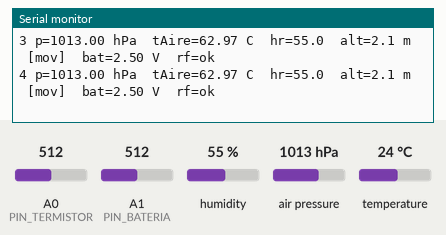
The sketch below on a simulated Arduino Uno, built with avr-gcc and run on an emulated ATmega328P. Parts: the last lines printed to the serial monitor. The inputs (shaded band) are chosen by the test bench; at power-on: humidity 55 %, A0 (PIN_TERMISTOR) = 512, A1 (PIN_BATERIA) = 512, air pressure 1013 hPa, temperature 24 °C. No radio packets arrive unless stated.

Above: at 1.3 s.
1.4 s: humidity set to 22 %
At 3.0 s:
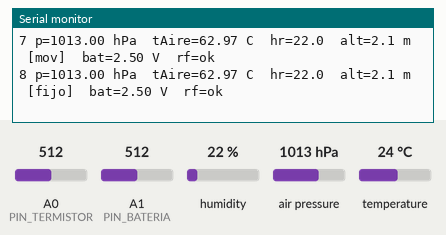
5.7 s: A0 (PIN_TERMISTOR) set to 716
At 7.1 s:
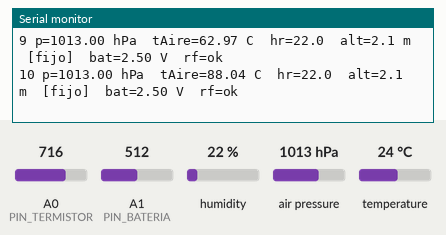
7.3 s: A1 (PIN_BATERIA) set to 716
At 8.7 s:
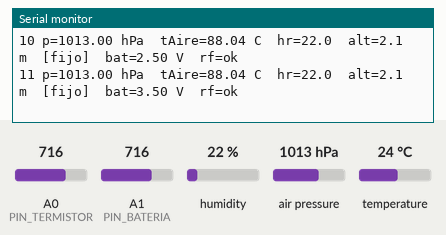
8.9 s: air pressure set to 952 hPa
At 10.44 s:
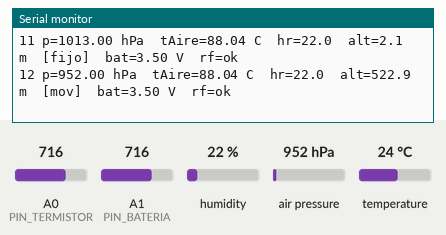
10.5 s: A0 (PIN_TERMISTOR) set to 992
At 10.69 s:
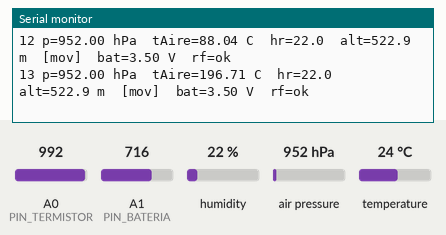
12.1 s: A1 (PIN_BATERIA) set to 992
At 12.9 s:
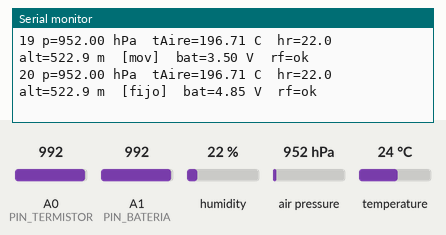
Timing chart, 0 to 14.7 s (numbered marks = the images above; inputs shaded):
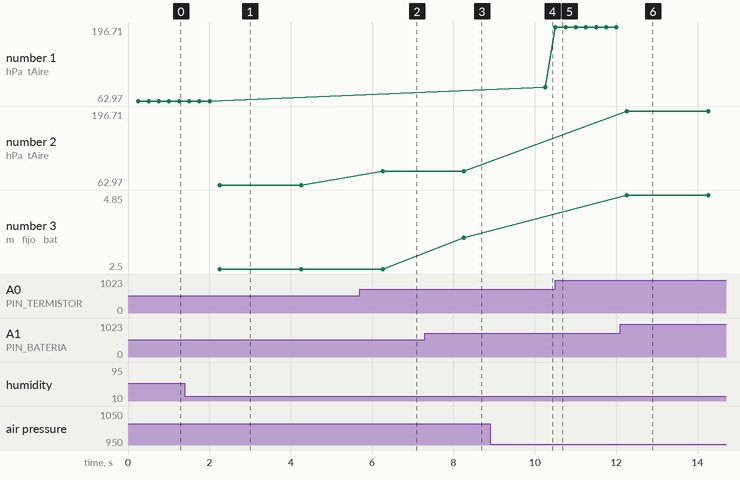

The sketch:

cansat_emisor.ino
```cpp
/*
 * El Ojo de Tlaloc - CanSat (emisor)
 * NASA Space Apps Challenge 2026
 *
 * Lee presion, temperatura y (si hay sensor) humedad, y los manda por
 * nRF24L01 a la estacion de tierra.
 *
 * QUE CAMBIA RESPECTO AL CODIGO ORIGINAL
 * --------------------------------------
 * La compensacion del BMP180 ya no se calcula a mano. En el monitor serial
 * del vuelo anterior se veia "Pres= 150.40 KPa, Alt= -3460.00 m.s.n.m.", que
 * es imposible: al nivel del mar son ~101.3 kPa. El sensor respondia, lo que
 * fallaba era la aritmetica de compensacion, que tenia cuatro problemas
 * clasicos (ver firmware/README.md). Ahora la hace la libreria oficial.
 *
 * Tambien soporta BME280 ademas de BMP180. Esa es la mejora mas barata del
 * proyecto: mismo bus, mismo tamano, casi el mismo precio, y agrega HUMEDAD.
 * Sin humedad no hay rocio, ni agua precipitable, ni LCL, ni CAPE, o sea el
 * 80% de lo que el modelo sabe hacer con un perfil vertical.
 *
 * CONEXIONES
 *   BMP180 / BME280 (I2C)   SDA -> A4,  SCL -> A5,  VCC -> 3.3V
 *   Termistor 47k           A0, con resistor de 10k 1% a GND (divisor)
 *   Medicion de bateria     A1
 *   nRF24L01+               CE -> D9, CSN -> D10, SCK -> D13,
 *                           MOSI -> D11, MISO -> D12, VCC -> 3.3V
 *
 * El nRF24L01+PA+LNA necesita 3.3 V con buena corriente de pico: el AMS1117
 * del kit sirve, pero hay que ponerle un capacitor de 10 uF lo mas cerca
 * posible del modulo o el radio se reinicia al transmitir.
 */

#include <SPI.h>
#include <Wire.h>
#include <RF24.h>
#include <Adafruit_BMP085.h>
#include <Adafruit_BME280.h>

// --- configuracion ---------------------------------------------------------

#define PIN_CE            9
#define PIN_CSN          10
#define PIN_TERMISTOR    A0
#define PIN_BATERIA      A1

// Divisor del termistor: 47k NTC arriba, 10k al 1% abajo.
const float TERMISTOR_R_NOMINAL   = 47000.0;  // ohms a 25 C
const float TERMISTOR_T_NOMINAL   = 25.0;     // grados C
const float TERMISTOR_BETA        = 4090.0;   // coeficiente beta del kit
const float TERMISTOR_R_SERIE     = 10000.0;  // el resistor de 10k 1%

// Divisor para medir la bateria de 9 V hacia un ADC de 5 V.
// Si no hay divisor, deja FACTOR en 1.0 y no conectes 9 V al ADC: lo quema.
const float BATERIA_FACTOR        = 1.0;

const uint8_t  CANAL_RF           = 76;       // lejos del wifi de 2.4 GHz
const float    PRESION_NIVEL_MAR  = 1013.25;  // hPa, referencia de altitud

/*
 * MUESTREO ADAPTATIVO
 *
 * Todavia no esta decidido que va a sostener la capsula ni cuanto tiempo
 * tiene que aguantar. En vez de elegir un periodo fijo y equivocarse, el
 * firmware mira si la presion esta cambiando y se ajusta solo:
 *
 *   se esta MOVIENDO (sube o baja)  -> muestreo rapido: es un PERFIL y cada
 *                                      muestra es una altura distinta, asi
 *                                      que aqui es donde hay que gastar
 *                                      bateria y ancho de banda
 *   esta QUIETO a altura fija       -> muestreo lento: es una serie en el
 *                                      tiempo, y 10 muestras por segundo del
 *                                      mismo punto no agregan informacion,
 *                                      solo vacian la pila
 *
 * Con esto el mismo codigo sirve para globo cautivo, globo libre, dron o
 * cohete con paracaidas, y en todos aprovecha la bateria donde importa.
 * El umbral son 0.08 hPa entre muestras, que a nivel del mar es menos de un
 * metro: suficiente para distinguir movimiento real del ruido del sensor.
 */
const unsigned long PERIODO_RAPIDO_MS = 250;   // ascenso o descenso
const unsigned long PERIODO_LENTO_MS  = 2000;  // estacionario
const float UMBRAL_MOVIMIENTO_HPA     = 0.08;
const uint8_t MUESTRAS_PARA_QUIETO    = 8;     // seguidas sin moverse

byte direcciones[][6] = {"1Node", "2Node"};

// --- estado ---------------------------------------------------------------

RF24 radio(PIN_CE, PIN_CSN);
Adafruit_BMP085 bmp180;
Adafruit_BME280 bme280;

bool hay_bme280 = false;
bool hay_bmp180 = false;

/*
 * Paquete de telemetria. El nRF24L01 manda hasta 32 bytes por paquete:
 * 7 floats = 28 bytes, mas 2 de contador y 1 de banderas = 31. Cabe justo.
 *
 * Mandar humedad como NAN cuando no hay sensor es deliberado: asi la estacion
 * de tierra distingue "no hay dato" de "humedad cero", que son cosas muy
 * distintas y confundirlas arruinaria el calculo de rocio.
 */
struct Telemetria {
  float presion_hpa;
  float temp_sensor_c;    // del barometro (mide su propio encapsulado)
  float temp_aire_c;      // del termistor externo: esta es la buena
  float humedad_rel;      // NAN si no hay BME280
  float altitud_m;
  float voltaje_v;
  float segundos;
  uint16_t contador;
  uint8_t banderas;       // b0 humedad, b1 barometro, b2 en movimiento
};

Telemetria paquete;
uint16_t contador = 0;

// Estado del muestreo adaptativo.
float presion_anterior = NAN;
uint8_t muestras_quieto = 0;
bool en_movimiento = true;    // se arranca rapido hasta saber que pasa
unsigned long periodo_ms = PERIODO_RAPIDO_MS;

// --- sensores --------------------------------------------------------------

void actualizar_ritmo();   // prototipo: se usa antes de definirse

/*
 * Temperatura del termistor por la ecuacion beta.
 *
 *   1/T = 1/T0 + (1/beta) ln(R/R0)
 *
 * El divisor tiene el NTC arriba y el resistor fijo abajo, asi que la
 * resistencia del NTC se despeja de la lectura del ADC.
 */
float leer_termistor() {
  int lectura = analogRead(PIN_TERMISTOR);
  if (lectura <= 0 || lectura >= 1023) {
    return NAN;   // divisor abierto o en corto: mejor nada que un numero falso
  }
  float r_ntc = TERMISTOR_R_SERIE * (1023.0 / (float)lectura - 1.0);
  float inv_t = 1.0 / (TERMISTOR_T_NOMINAL + 273.15)
              + (1.0 / TERMISTOR_BETA) * log(r_ntc / TERMISTOR_R_NOMINAL);
  return 1.0 / inv_t - 273.15;
}

float leer_bateria() {
  return (analogRead(PIN_BATERIA) / 1023.0) * 5.0 * BATERIA_FACTOR;
}

void iniciar_sensores() {
  Wire.begin();
  // Se intenta primero el BME280, que es el que trae humedad.
  if (bme280.begin(0x76) || bme280.begin(0x77)) {
    hay_bme280 = true;
    // Modo de muestreo continuo y filtro, que es lo adecuado en vuelo.
    bme280.setSampling(Adafruit_BME280::MODE_NORMAL,
                       Adafruit_BME280::SAMPLING_X2,   // temperatura
                       Adafruit_BME280::SAMPLING_X16,  // presion
                       Adafruit_BME280::SAMPLING_X1,   // humedad
                       Adafruit_BME280::FILTER_X4,
                       Adafruit_BME280::STANDBY_MS_0_5);
  } else if (bmp180.begin()) {
    hay_bmp180 = true;
  }
}

void leer_sensores() {
  paquete.banderas = 0;
  paquete.humedad_rel = NAN;

  if (hay_bme280) {
    paquete.presion_hpa   = bme280.readPressure() / 100.0;   // Pa -> hPa
    paquete.temp_sensor_c = bme280.readTemperature();
    paquete.humedad_rel   = bme280.readHumidity();
    paquete.banderas |= 0x01;   // hay humedad
    paquete.banderas |= 0x02;   // barometro vivo
  } else if (hay_bmp180) {
    paquete.presion_hpa   = bmp180.readPressure() / 100.0;
    paquete.temp_sensor_c = bmp180.readTemperature();
    paquete.banderas |= 0x02;
  } else {
    paquete.presion_hpa   = NAN;
    paquete.temp_sensor_c = NAN;
  }

  /*
   * Altitud barometrica por la formula de la atmosfera estandar. No es la
   * altura real sobre el terreno: es la que corresponde a esa presion
   * suponiendo atmosfera estandar, y cambia con el clima. Para medir cuanto
   * SUBIO el cohete, lo correcto es restar la altitud del momento del
   * despegue, no leer este numero en absoluto.
   */
  if (!isnan(paquete.presion_hpa)) {
    paquete.altitud_m = 44330.0
        * (1.0 - pow(paquete.presion_hpa / PRESION_NIVEL_MAR, 0.1903));
  } else {
    paquete.altitud_m = NAN;
  }

  paquete.temp_aire_c = leer_termistor();
  paquete.voltaje_v   = leer_bateria();
  paquete.segundos    = millis() / 1000.0;
  paquete.contador    = contador++;

  actualizar_ritmo();
  if (en_movimiento) paquete.banderas |= 0x04;
}

/*
 * Decide si la capsula se esta moviendo en la vertical y ajusta el ritmo.
 *
 * Se exigen varias muestras seguidas sin movimiento antes de bajar el ritmo,
 * para que una racha de viento o un poco de ruido no lo haga oscilar. En
 * cambio basta UNA muestra con movimiento para volver al ritmo rapido: es
 * mejor desperdiciar unas muestras que perderse el unico ascenso del vuelo.
 */
void actualizar_ritmo() {
  if (isnan(paquete.presion_hpa)) return;

  if (!isnan(presion_anterior)) {
    float cambio = fabs(paquete.presion_hpa - presion_anterior);
    if (cambio >= UMBRAL_MOVIMIENTO_HPA) {
      muestras_quieto = 0;
      en_movimiento = true;
    } else if (muestras_quieto < 255) {
      muestras_quieto++;
    }
    if (muestras_quieto >= MUESTRAS_PARA_QUIETO) {
      en_movimiento = false;
    }
  }
  presion_anterior = paquete.presion_hpa;
  periodo_ms = en_movimiento ? PERIODO_RAPIDO_MS : PERIODO_LENTO_MS;
}

// --- programa --------------------------------------------------------------

void setup() {
  Serial.begin(115200);
  Serial.println(F("# El Ojo de Tlaloc - CanSat emisor"));

  iniciar_sensores();
  if (hay_bme280) {
    Serial.println(F("# sensor: BME280 (presion + temperatura + HUMEDAD)"));
  } else if (hay_bmp180) {
    Serial.println(F("# sensor: BMP180 (presion + temperatura, SIN humedad)"));
    Serial.println(F("# sin humedad no hay rocio, PWAT, LCL ni CAPE"));
  } else {
    Serial.println(F("# ERROR: no se detecto barometro en el bus I2C"));
  }

  if (!radio.begin()) {
    Serial.println(F("# ERROR: el nRF24L01 no responde (revisa 3.3V y SPI)"));
  }
  radio.setChannel(CANAL_RF);
  radio.setPALevel(RF24_PA_HIGH);
  radio.setDataRate(RF24_250KBPS);   // menos velocidad, mas alcance
  radio.setRetries(5, 15);
  radio.openWritingPipe(direcciones[1]);
  radio.openReadingPipe(1, direcciones[0]);
  radio.stopListening();
}

void loop() {
  static unsigned long anterior = 0;
  unsigned long ahora = millis();
  if (ahora - anterior < periodo_ms) {
    return;
  }
  anterior = ahora;

  leer_sensores();
  bool enviado = radio.write(&paquete, sizeof(paquete));

  /*
   * Se imprime tambien por el puerto serie del CanSat. Si el radio falla en
   * vuelo, al recuperar la capsula todavia se puede revisar que el firmware
   * estaba leyendo bien. Para registro de verdad hace falta tarjeta SD.
   */
  Serial.print(paquete.contador);
  Serial.print(F(" p=")); Serial.print(paquete.presion_hpa, 2);
  Serial.print(F(" hPa  tAire=")); Serial.print(paquete.temp_aire_c, 2);
  Serial.print(F(" C  hr="));
  if (isnan(paquete.humedad_rel)) Serial.print(F("--"));
  else Serial.print(paquete.humedad_rel, 1);
  Serial.print(F("  alt=")); Serial.print(paquete.altitud_m, 1);
  Serial.print(F(" m  ")); Serial.print(en_movimiento ? F("[mov]") : F("[fijo]"));
  Serial.print(F("  bat=")); Serial.print(paquete.voltaje_v, 2);
  Serial.print(F(" V  rf=")); Serial.println(enviado ? F("ok") : F("FALLO"));
}
```

Measured:
- after the input at 1.4 s, the serial monitor: prints a new line after 0.11 s (image 1)
- after the input at 5.7 s, the serial monitor: prints a new line after 0.56 s (image 2)
- after the input at 7.3 s, the serial monitor: prints a new line after 0.96 s (image 3)
- after the input at 8.9 s, the serial monitor: prints a new line after 1.4 s (image 4)
- after the input at 10.5 s, the serial monitor: prints a new line at once (image 5)
- after the input at 12.1 s, the serial monitor: prints a new line after 0.16 s (image 6)
- plotted number 1: 88.04 → 196.71 after the input at 10.5 s
- plotted number 2: 62.97 → 88.04 after the input at 5.7 s
